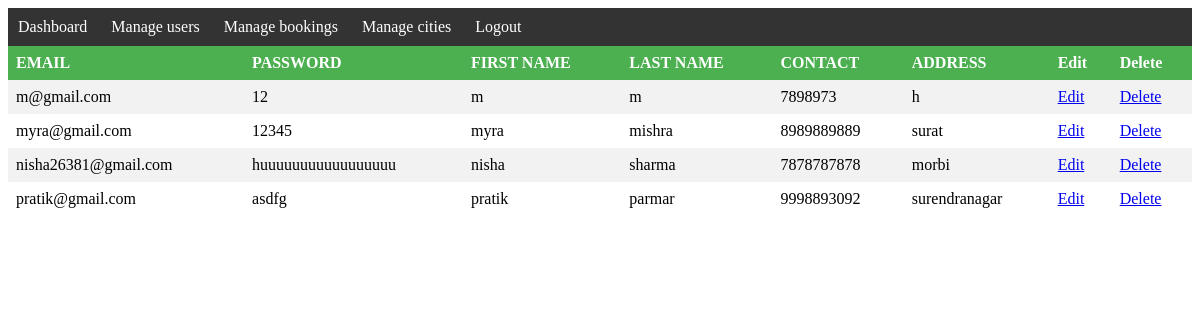
Page /manageusers.php (signed in) on the committed database.
### tables this page shows
CREATE TABLE `user` (
  `email` varchar(30) NOT NULL,
  `password` varchar(20) NOT NULL,
  `fname` varchar(15) NOT NULL,
  `lname` varchar(15) NOT NULL,
  `contact_no` bigint(10) NOT NULL,
  `address` text NOT NULL
);

### manageusers.php (the view, shortened to what this page needs)
<!DOCTYPE html>
<html>
<head>
</head>
<body>
<?php
include "connection.php";
include "dashboardinc.php";
$sql = "select * FROM user	";
$result = mysqli_query($conn, $sql);
if (mysqli_num_rows($result) > 0) {
    echo "<table>";
    echo "<tr><th>EMAIL</th><th>PASSWORD</th><th>FIRST NAME</th><th>LAST NAME</th><th>CONTACT</th><th>ADDRESS</th><th>Edit</th><th>Delete</th></tr>";
    while($row = mysqli_fetch_assoc($result)) {
        echo "<tr>";
        echo "<td>".$row['email']."</td>";
        echo "<td>".$row['password']."</td>";
        echo "<td>".$row['fname']."</td>";
		echo "<td>".$row['lname']."</td>";
		echo "<td>".$row['contact_no']."</td>";
		echo "<td>".$row['address']."</td>";
        echo "<td><a href='editusers.php?email=".$row['email']."'>Edit</a></td>";
        echo "<td><a href='deleteuser.php?email=".$row['email']."'>Delete</a></td>";
        echo "</tr>";
    }
    echo "</table>";
} else {
    echo "0 results";
}
?>
</body>
</html>

### manageusers.php (style rules this page uses)
table { border-collapse: collapse; width: 100%; }
th, td { text-align: left; padding: 8px; }
tr:nth-child(even) { background-color: #f2f2f2 }
th { background-color: #4CAF50; color: white; }

### rows in the picture
user: email "m@gmail.com", password "12", fname "m", lname "m", contact_no "7898973", address "h"
user: email "myra@gmail.com", password "12345", fname "myra", lname "mishra", contact_no "8989889889", address "surat"
user: email "nisha26381@gmail.com", password "huuuuuuuuuuuuuuuuu", fname "nisha", lname "sharma", contact_no "7878787878", address "morbi"
user: email "pratik@gmail.com", password "asdfg", fname "pratik", lname "parmar", contact_no "9998893092", address "surendranagar"
